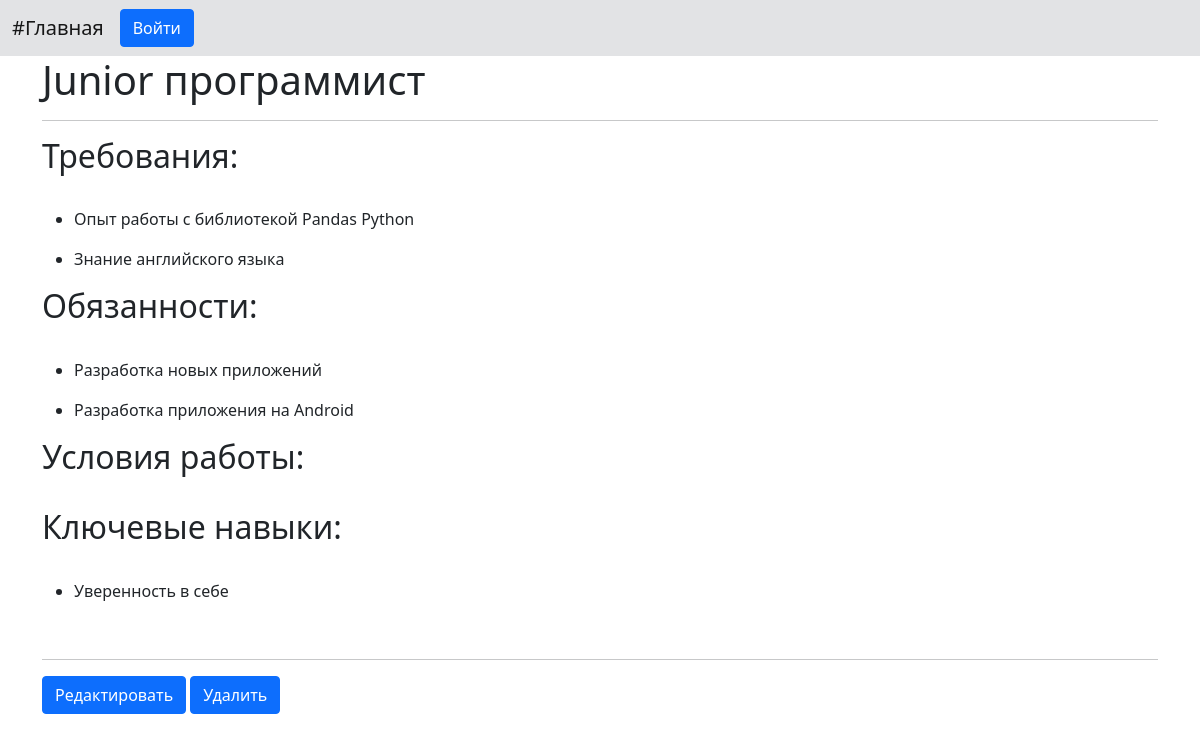
/pages/solo_V.php?id=1, run on the app's committed database.
### tables this page shows
CREATE TABLE `vacancy` (
  `id` int NOT NULL,
  `vacancy_name` varchar(255) DEFAULT NULL,
  `demand_id` varchar(255) DEFAULT NULL,
  `responsibility_id` varchar(255) DEFAULT NULL,
  `key_skill_id` varchar(255) DEFAULT NULL,
  `conditions_id` varchar(255) DEFAULT NULL
);

CREATE TABLE `demand` (
  `id` int NOT NULL,
  `demands` varchar(255) DEFAULT NULL
);

CREATE TABLE `responsibility` (
  `id` int NOT NULL,
  `responsibilitys` varchar(255) DEFAULT NULL
);

CREATE TABLE `key_skill` (
  `id` int NOT NULL,
  `skill` varchar(255) DEFAULT NULL
);

### pages/solo_V.php (the view, shortened to what this page needs)
<?php
include('../phpScripts/connection.php');
?>
    <!doctype html>
    <html lang="en">
<head>
    <link href="https://cdn.jsdelivr.net/npm/bootstrap@5.0.0-alpha3/dist/css/bootstrap.min.css" rel="stylesheet">
</head>
<body>
<?php
include('header.php');
?>
<div class="container-lg">
<?php
$vac = mysqli_query($connection, "SELECT * FROM `vacancy` WHERE `id` = ". (int) $_GET['id']);
while($art = mysqli_fetch_assoc($vac)){
?>
<h1><?php echo $art['vacancy_name']; ?> </h1>
<hr>
<?php
$string = mysqli_query($connection, "SELECT `demand_id` FROM `vacancy` WHERE `id` = ". (int) $_GET['id']);
$myrow = mysqli_fetch_array ($string);
$arr = explode(" ", $myrow['demand_id']);
$N = count($arr);
        echo '<h2>Требования: </h2><br>';
for ($i = 0; $i < $N; $i++) {
    $vr = $arr[$i];
    $string1 = mysqli_query($connection, "SELECT demands FROM demand WHERE id = '$vr'");
    While($cat = mysqli_fetch_assoc($string1)){
     echo '<ul><li>' . $cat['demands'] . '</li></ul>';
    }
}
$string = mysqli_query($connection, "SELECT `responsibility_id` FROM `vacancy` WHERE `id` = ". (int) $_GET['id']);
$myrow = mysqli_fetch_array ($string);
$arr2 = explode(" ", $myrow['responsibility_id']);
$N = count($arr2);
        echo '<h2>Обязанности: </h2><br>';
for ($i = 0; $i < $N; $i++) {
    $vr = $arr2[$i];
    $string1 = mysqli_query($connection, "SELECT responsibilitys FROM responsibility WHERE id = '$vr'");
    While($cat = mysqli_fetch_assoc($string1)){
     echo '<ul><li>' . $cat['responsibilitys'] . '</li></ul>';
    }
}
    echo '<h2>Условия работы: </h2><br>';
$string = mysqli_query($connection, "SELECT `key_skill_id` FROM `vacancy` WHERE `id` = ". (int) $_GET['id']);
$myrow = mysqli_fetch_array ($string);
$arr4 = explode(" ", $myrow['key_skill_id']);
$N = count($arr4);
    echo '<h2>Ключевые навыки: </h2><br>';
    for ($i = 0; $i < $N; $i++) {
        $vr = $arr4[$i];
        $string1 = mysqli_query($connection, "SELECT skill FROM key_skill WHERE id = '$vr'");
        While($cat = mysqli_fetch_assoc($string1)){
            echo '<ul><li>' . $cat['skill'] . '</li></ul>';
        }
    }
}?><br><hr>
    <a href="#" class="btn btn-primary">Редактировать</a>  <a href="../phpScripts/delete_vacations.php?id= <?php echo $_GET['id'];?>" class="btn btn-primary">Удалить</a>
</div>
</body>
    </html>

### data on the page
vacancy: vacancy_name "Junior программист"
demand: demands "Опыт работы с библиотекой Pandas Python"
demand: demands "Знание английского языка"
responsibility: responsibilitys "Разработка новых приложений"
responsibility: responsibilitys "Разработка приложения на Android"
key_skill: skill "Уверенность в себе"
